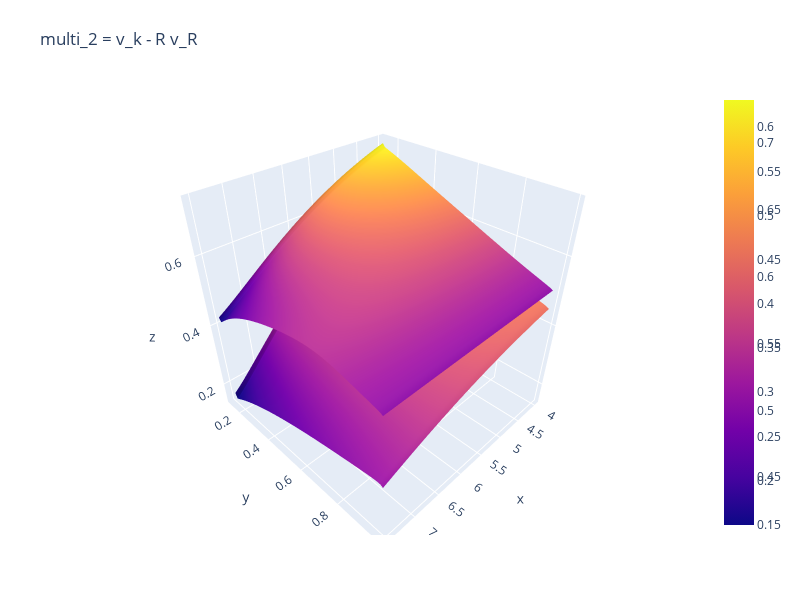

This figure's notebook cell:
### Code cell
ii = 0
fig = go.Figure(data=[go.Surface(z=check["multi_2"][:, :, ii], 
                                 x=check["K_mat"][:,:,ii], 
                                 y=check["R_mat"][:,:,ii]),
                      go.Surface(z=check["multi_2"][:, :, -1],
                                 x=check["K_mat"][:, :, -1],
                                 y=check["R_mat"][:, :, -1]
                                )
                     ])
fig.update_layout(title='multi_2 = v_k - R v_R', autosize=False,
                  width=800, height=600,
                  margin=dict(l=65, r=50, b=65, t=90))
fig.show()

### Figure 1 — Plotly figure (JSON) as saved in the notebook; plotly's stock layout.template omitted (floating-point values rounded to 4 significant figures; data arrays with more than 128 entries replaced by an {"elided": "..."} marker saying what was removed)
{"data": [{"type": "surface", "x": {"elided": "36x86 float values"}, "y": {"elided": "36x86 float values"}, "z": {"elided": "36x86 float values"}}, {"type": "surface", "x": {"elided": "36x86 float values"}, "y": {"elided": "36x86 float values"}, "z": {"elided": "36x86 float values"}}], "layout": {"autosize": false, "height": 600, "margin": {"b": 65, "l": 65, "r": 50, "t": 90}, "title": {"text": "multi_2 = v_k - R v_R"}, "width": 800}}
